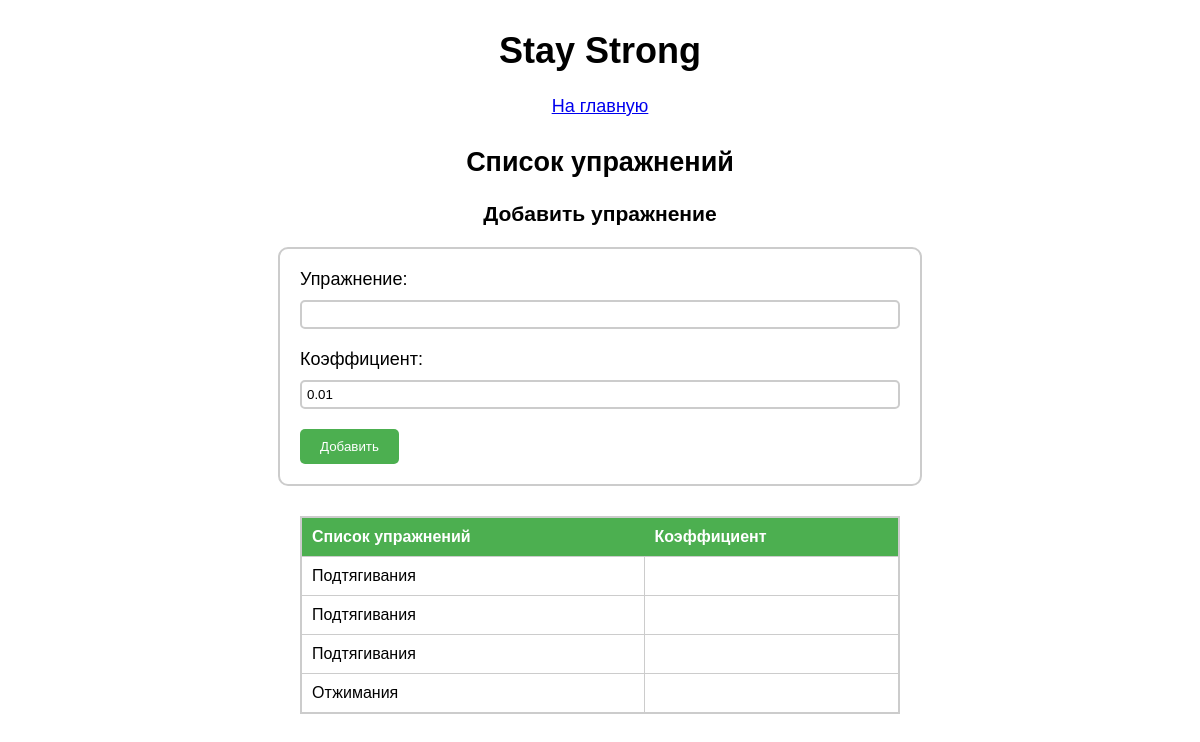
The app's page /trains, older data.
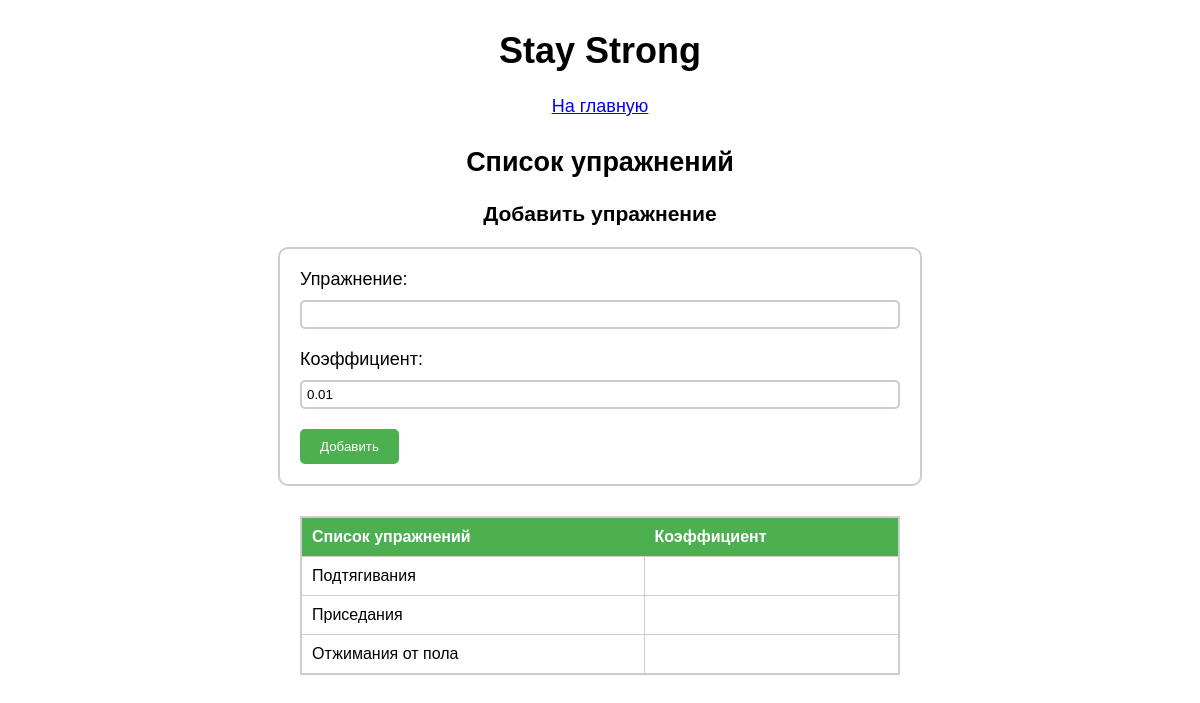
The same page, newer data.
### tables this page shows
CREATE TABLE exercises
             (id INTEGER PRIMARY KEY AUTOINCREMENT,
              name TEXT);

### app.py (the view)
@app.route('/trains')
def trains():
    conn = get_db_connection()
    c = conn.cursor()
    c.execute("SELECT * FROM exercises")
    rows = c.fetchall()
    return render_template('exercises.html', rows=rows)

### app.py (called while the page is built)
def get_db_connection():
    conn = sqlite3.connect('trainings.db')
    return conn

### templates/exercises.html (shortened to what this page needs)
<html lang="ru">
<head>
</head>
<body>
<h1>Stay Strong</h1>
<a href="/">На главную</a>
    <h2>Список упражнений</h2>
    <h3>Добавить упражнение</h3>
    <form action="/add_ex" method="post">
        <label for="exercise">Упражнение:</label>
        <input type="text" name="exercise" id="exercise">
        <label for="exercise">Коэффициент:</label>
        <input type="number" min=0.01 step="0.01" value=0.01 name="ratio" id="ratio"><br>
        <input type="submit" value="Добавить">
    </form>
    <table>
        <tr>
            <th>Список упражнений</th>
            <th>Коэффициент</th>
        </tr>
        {% for row in rows %}
        <tr>
            <td>{{ row[1] }}</td>
            <td>{{ row[2] }}</td>
        </tr>
        {% endfor %}
    </table>
</body>
</html>

Row changes from the older to the newer data that the page shows:
removed exercises: name "Подтягивания"
removed exercises: name "Подтягивания"
removed exercises: name "Отжимания"
added exercises: name "Приседания"
added exercises: name "Отжимания от пола"
